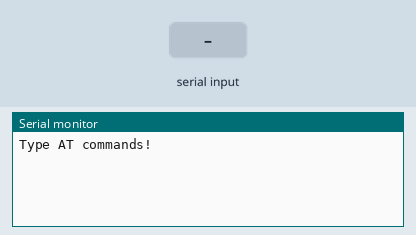
Recording of a sketch running on a simulated Arduino Mega 2560, built with avr-gcc and run on an emulated ATmega2560. Parts: the last lines printed to the serial monitor. The test bench sets the inputs (shaded band).

Above: at 1.2 s.
1.3 s: "1" received over the second serial link
At 2.2 s:
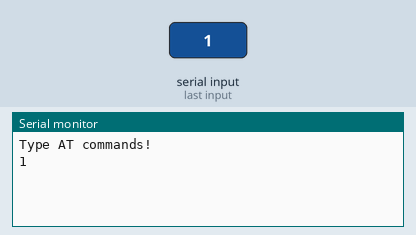
2.8 s: "0" received over the second serial link
At 3.3 s:
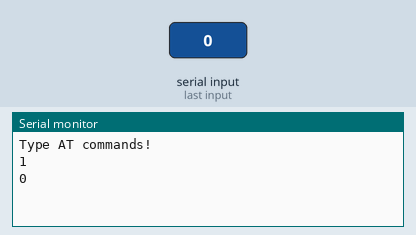

The sketch:

BT_Serial_Comms.ino
```cpp
#include "sdios.h"
String command = "";

#define BTSerial Serial1 //This serial port is linked to the BT transmitter
int BTSerial_baudrate = 115200;
int serial_baudrate = 115200;

void setup()
{
   // Open serial communications and wait for port to open:
   Serial.begin(9600);
   Serial.println("Type AT commands!");
   // JY-MCU v1.03 defaults to 9600.
   BTSerial.begin(115200);
}

void loop()
{
   // Read device output if available.
   if (BTSerial.available()) {
     while(BTSerial.available()) { // While there is more to be read, keep reading.
       command += (char)BTSerial.read();
     }
     Serial.println(command);
     command = ""; // No repeats
   }

   // Read user input if available.
   if (Serial.available()){
       delay(10); // The DELAY!
       BTSerial.write(Serial.read());
   }
}// END loop()
```

Measured:
- after the input at 1.3 s, the serial monitor: prints a new line at once (image 1)
- after the input at 2.8 s, the serial monitor: prints a new line at once (image 2)
